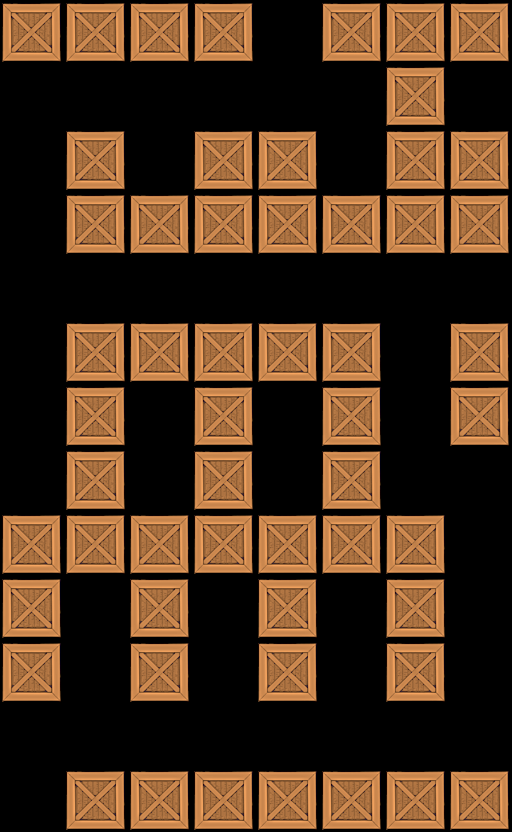

Rendered tile map (Tiled .tmx) drawn with the repository's tilesets; below, a short description and the map source with its tile grids summarised:
An orthogonal 8x13 tile map with 64x64 px tiles, 1 tile layer (Tile Layer 1).

<map version="1.0" orientation="orthogonal" width="8" height="13" tilewidth="64" tileheight="64">
 <tileset firstgid="1" name="crate" tilewidth="64" tileheight="64">
  <image source="../../crate5.png" width="64" height="64" />
 </tileset>
 <layer name="Tile Layer 1" width="8" height="13">
  <data>[104 cells, 55 non-empty, 1 distinct tile ids]</data>
 </layer>
</map>
